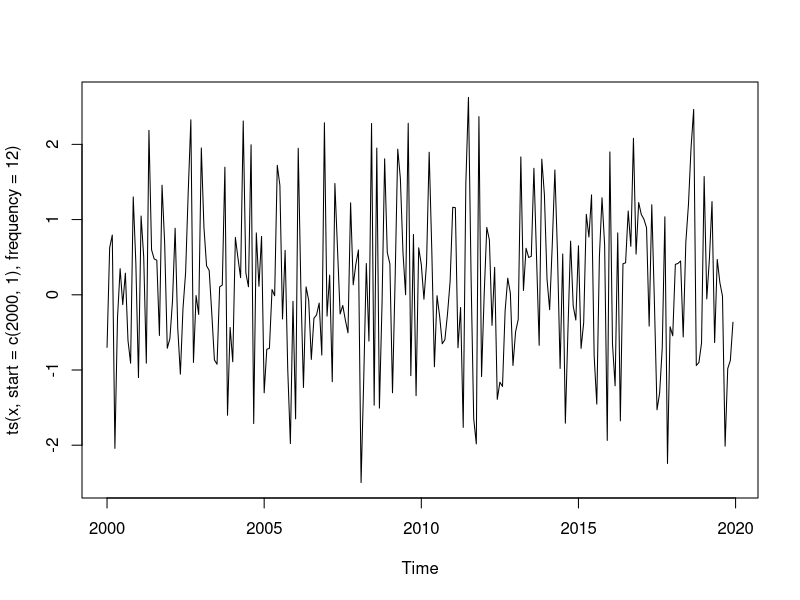
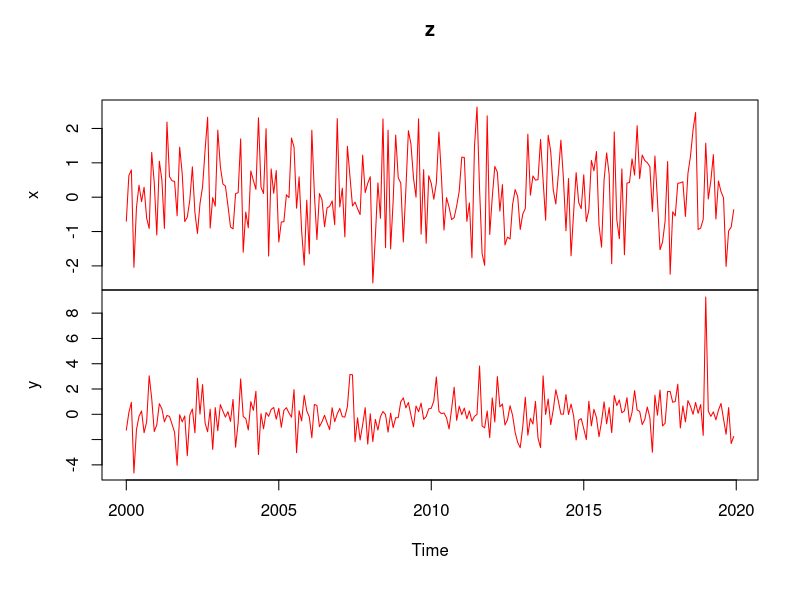
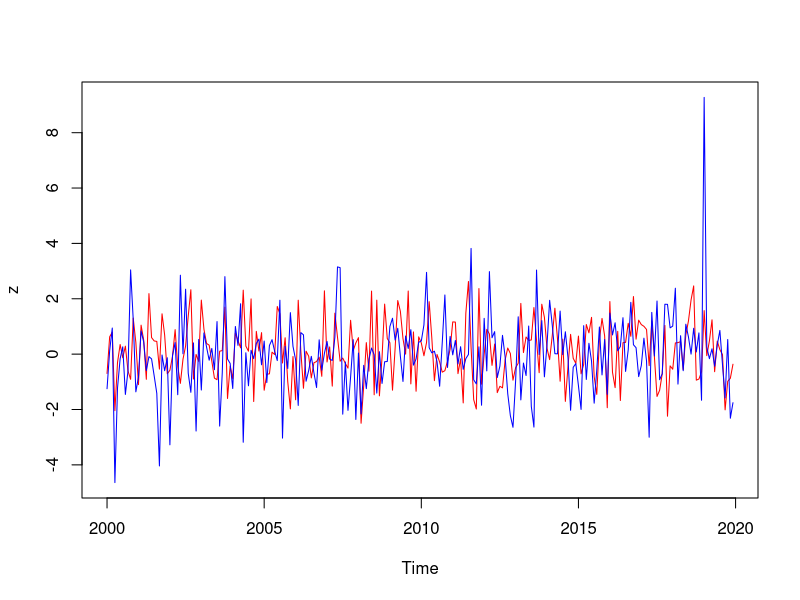

The R script that drew these images, in order: (Note: this script raises an error after producing the figures.)
### 第12回 練習問題解答例

## 基本的なplotの使い方
x <- rnorm(240) # 正規分布のホワイトノイズ
plot(ts(x, start=c(2000,1), frequency=12)) # 2000年からの毎月のデータを想定
## 複数の系列を表示する場合
y <- rt(240,df=4) # t-分布のホワイトノイズ
z <- ts(data.frame(x,y),
	start=c(2000,1), frequency=12) 
plot(z, col="red") # 指定しなければ個別にグラフを描画
plot(z, plot.type="single", col=c("red","blue"))

### 練習1
### 基本的な時系列モデル

Tmax <- 200 # 時系列の長さ t=1,..,Tmax
K <- 5 # 生成する時系列の数

## 系列を異なる色で表示するための準備
## 右下ペインの package タブから RColorBrewer をインストール
## install.packages("RColorBrewer") 
myCol <- brewer.pal(K,"Dark2") # 暗めの色合いのパレットを利用
## 色合いの例は関数 display.brewer.all()
## myCol <- rainbow(K) # いわゆるレインボーカラーを使う場合
## 黄色などが見えにくい場合もあるので，スライドなどに使う場合は注意が必要

## set.seed(123) # 必要なら乱数のシードを指定する
## ホワイトノイズの生成と図示
x <- ts(rnorm(Tmax))
plot(x)
## x <- ts(rt(n, df=4)) # 正規分布ではなく，例えば自由度4のt分布の場合

## 複数の系列を表示
plot(x=ts(1:Tmax),
     ylim=c(-5,5), ylab="value", # yの範囲は適宜調整すること
     main=expression(X[t] == epsilon[t]), # 数式で表示
     type="n") # 枠だけ作図
for(i in 1:K) {
    x <- ts(rnorm(Tmax))
    lines(x, col=myCol[i])
}

## データフレーム化して表示する場合
z <- ts(replicate(K, # K回以下の関数を実行する
                  rnorm(Tmax)))
## 個別に作図
plot(x=z, # 既定値は plot.type="multiple"
     ylab="value", col="blue",
     main=expression(X[t] == epsilon[t]))

## まとめて一枚
plot(x=z, plot.type="single",
     ylab="value", col=myCol,
     main=expression(X[t] == epsilon[t]))

### トレンドのあるホワイトノイズ
x <- ts(rnorm(Tmax) -1 + 0.05*(1:Tmax))
plot(x)

## 複数の系列を表示
z <- ts(replicate(K,
                  rnorm(Tmax) -1 + 0.05*(1:Tmax)))
plot(x=z, plot.type="single",
     ylab="value", col=myCol,
     main=expression(X[t] == -1 + 0.05 * t + epsilon[t]))

### ランダムウォーク
## 定義に則ってrecursiveに計算する
x <- ts(rnorm(Tmax)) # はじめは epslion が入っている
for(t in 2:Tmax) {
    x[t] <- x[t-1] + x[t] # 順に足し合わせていく
}
plot(x)

## 同じ演算をする関数が用意されている
x <- ts(cumsum(rnorm(Tmax))) # 逐次的に加算を行う関数
plot(x)
## 書き方はいろいろあるので考えてみて下さい

## 複数の系列を表示
z <- ts(replicate(K,
                  cumsum(rnorm(Tmax))))
plot(x=z, plot.type="single",
     ylab="value", col=myCol,
     main=expression(X[t] == X[t-1] + epsilon[t]))

### 練習2
### より一般の時系列モデル

## 設定は前の練習問題と同じ
Tmax <- 200 # 時系列の長さ t=1,..,Tmax
K <- 5 # 生成する時系列の数
myCol <- brewer.pal(K,"Dark2") 
## 書き方は以下に示したもの以外にもいろいろあるので考えてみて下さい

### AR(2)モデルのシミュレーション
a <- c(0.67, 0.26) # ARの係数
epsilon <- rnorm(Tmax) # epsilonを生成
x <- double(Tmax)      # 変数を用意
x[1:2] <- epsilon[1:2] # 初期値は(epsilon1, epsilon2)
for(t in 3:Tmax) {
    x[t] <- a %*% x[t-1:2] + epsilon[t] # %*% はベクトルの内積計算
}
plot(ts(x)) # 時系列classに変換して表示

## 複数の系列を表示
myAR <- function(a, epsilon){ # 以下に一連の手続きを記述して関数化しておく
    p <- length(a) # 次数pを取得
    Tmax <- length(epsilon) # 時系列の長さを取得
    x <- double(Tmax)      # 変数を用意
    x[1:p] <- epsilon[1:p] # 初期値は(epsilon1,...)
    for(t in (p+1):Tmax) {
        x[t] <- a %*% x[t-1:p] + epsilon[t]
    }
    return(x) # 計算結果のxを返す
}
## 使い方は a と epsilon(ホワイトノイズ)を指定する
x <- myAR(a=c(0.6, 0.3, 0.1), epsilon=rnorm(100))
plot(ts(x))
## 関数の引数として Tmax を指定する方法もあるが
## 様々なホワイトノイズを試したい場合もあるのでそれを指定するように定義しておく

## データフレームを作成して表示
df.ar <- ts(replicate(K, myAR(a=a, epsilon=rnorm(Tmax))))
plot(x=df.ar, plot.type="single",
     ylab="value", col=myCol,
     main="AR(2)")

### MA(2)モデルのシミュレーション
b <- c(0.44, 0.08) # MAの係数
epsilon <- rnorm(Tmax)
x <- ts(double(Tmax))
x[1:2] <- epsilon[1:2]   
for(t in 3:Tmax) {
    x[t] <- b %*% epsilon[t-1:2] + epsilon[t]
}
plot(ts(x))

## 複数の系列を表示
myMA <- function(b, epsilon){
    q <- length(b) # 次数qを取得
    Tmax <- length(epsilon) # 時系列の長さを取得
    x <- double(Tmax)
    x[1:q] <- epsilon[1:q]   
    for(t in (q+1):Tmax) {
        x[t] <- b %*% epsilon[t-1:q] + epsilon[t]
    }
    return(x)
}
df.ma <- ts(replicate(K, myMA(b=b, epsilon=rnorm(Tmax))))
plot(x=df.ma, plot.type="single",
     ylab="value", col=myCol,
     main="MA(2)")

### ARMA(2,1)モデルのシミュレーション
a <- c(0.8, -0.64) # ARの係数
b <- -0.5          # MAの係数
epsilon <- rnorm(Tmax)
x <- double(Tmax)
x[1:2] <- epsilon[1:2]
for(t in 3:Tmax) {
    x[t] <- a %*% x[t-1:2] + b %*% epsilon[t-1] + epsilon[t]
    ## bは1次元なのでこの問題では b*epsilon でも可
}
plot(ts(x))

## 複数の系列を表示
myARMA <- function(a, b, epsilon){
    p <- length(a)
    q <- length(b)
    r <- max(p,q)
    Tmax <- length(epsilon) # 時系列の長さを取得
    x <- double(Tmax)
    x[1:r] <- epsilon[1:r]
    for(t in (r+1):Tmax) {
        x[t] <- a %*% x[t-1:p] + b %*% epsilon[t-1:q] + epsilon[t]
    }
    return(x)
}
df.arma <- ts(replicate(K, myARMA(a=a, b=b, epsilon=rnorm(Tmax))))
plot(x=df.arma, plot.type="single",
     ylab="value", col=myCol,
     main="ARMA(2,1)")
## 関数 filter や arima.sim などを利用することもできる

### 練習3
### 自己相関

K <- 4 # 表示する時系列の数 (4つを並べて比較する)
## myCol K=5 で作ったものをそのまま利用，別途作成してもよい

### AR(2)モデルの自己相関
par(mfrow=c(2,2)) # グラフを2x2(行方向の順)に並べる
for(i in 1:K) {
  acf(df.ar[,i], col=myCol[i], main=paste("AR series",i))
}

### MA(2)モデルの自己相関
par(mfrow=c(2,2))
for(i in 1:K) {
  acf(df.ma[,i], col=myCol[i], main=paste("MA series",i))
}

### ARMA(2,1)モデルの自己相関
par(mfrow=c(2,2))
for(i in 1:K) {
  acf(df.arma[,i], col=myCol[i], main=paste("ARMA series",i))
}
